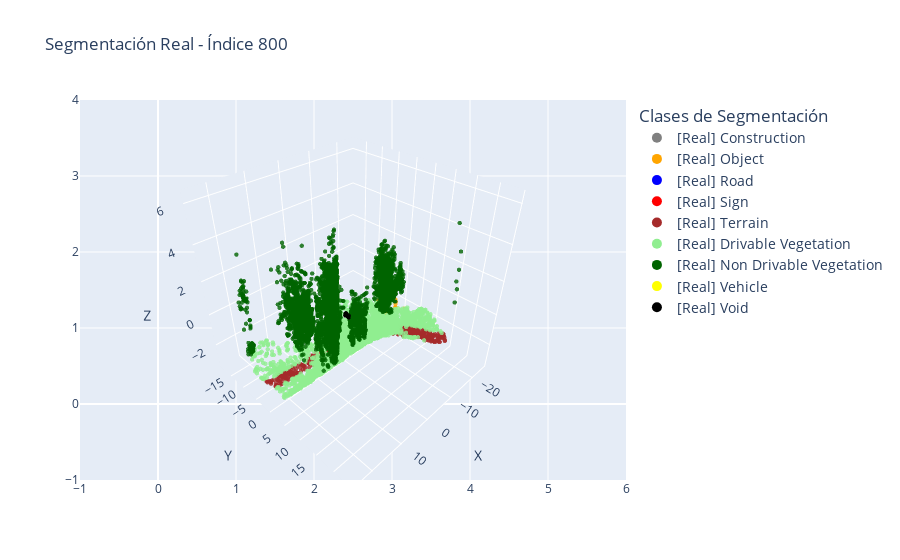
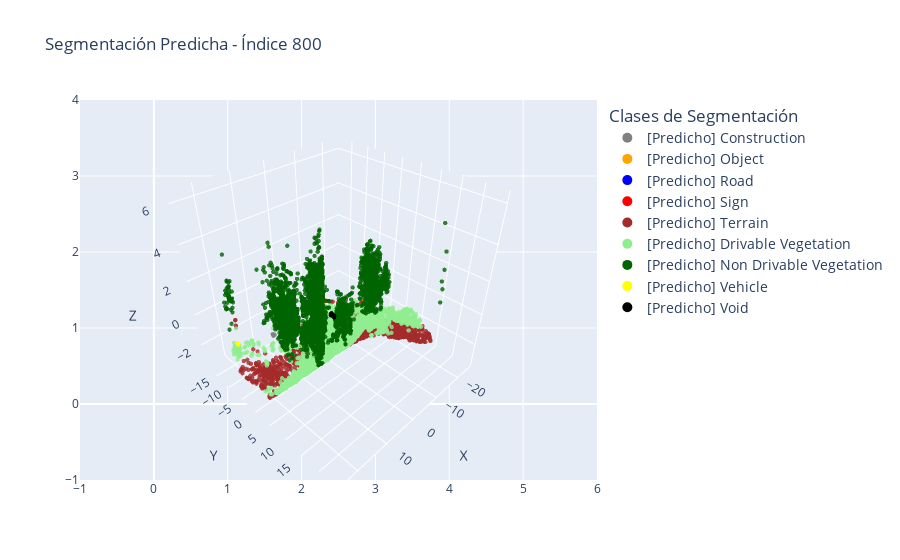

The cell these charts' notebook holds for them, in order:
### Code cell
visualizar_comparacion_segmentacion(all_points, all_labels, all_preds, indice=800)

### Figure 1 — Plotly figure (JSON) as saved in the notebook; plotly's stock layout.template omitted (floating-point values rounded to 4 significant figures; data arrays with more than 128 entries replaced by an {"elided": "..."} marker saying what was removed)
{"data": [{"marker": {"color": "orange", "opacity": 0.8, "size": 1.5}, "mode": "markers", "name": "[Real] Object", "showlegend": false, "type": "scatter3d", "x": [-16.45, -18.89, -15.21, -18.87, -16.8, -17.67, -15.19, -17.64, -16.74, -17.64, -17.68, -15.21, -18.84, -17.66, -17.61, -16.42], "y": [0.6321, 4.634, -1.221, 4.673, 0.704, 2.574, -1.201, 2.549, 0.6051, 2.589, 2.512, -1.202, 4.688, 2.576, 2.409, 0.5991], "z": [-1.978, -1.35, -1.147, -2.026, -1.85, -1.377, -1.204, -1.134, -1.098, -1.444, -1.549, -1.679, -2.062, -0.9979, -0.8569, -1.915]}, {"marker": {"color": "brown", "opacity": 0.8, "size": 1.5}, "mode": "markers", "name": "[Real] Terrain", "showlegend": false, "type": "scatter3d", "x": {"elided": "478 float values"}, "y": {"elided": "478 float values"}, "z": {"elided": "478 float values"}}, {"marker": {"color": "lightgreen", "opacity": 0.8, "size": 1.5}, "mode": "markers", "name": "[Real] Drivable Vegetation", "showlegend": false, "type": "scatter3d", "x": {"elided": "5856 float values"}, "y": {"elided": "5856 float values"}, "z": {"elided": "5856 float values"}}, {"marker": {"color": "darkgreen", "opacity": 0.8, "size": 1.5}, "mode": "markers", "name": "[Real] Non Drivable Vegetation", "showlegend": false, "type": "scatter3d", "x": {"elided": "10003 float values"}, "y": {"elided": "10003 float values"}, "z": {"elided": "10003 float values"}}, {"marker": {"color": "black", "opacity": 0.8, "size": 1.5}, "mode": "markers", "name": "[Real] Void", "showlegend": false, "type": "scatter3d", "x": [-1.204, -1.036, -1.169, -1.049, -1.196, -1.211, -1.122, -1.273, -1.127, -1.209, -1.121, -1.013, -1.11, -1.049, -1.249, -1.171, -1.148, -1.079, -1.318, -1.189, -1.185, -1.064, -1.173, -1.095, -1.235, -1.029, -1.165, -1.167, -1.112, -1.19, -1.161], "y": [-0.09241, -0.235, -0.172, -0.2872, -0.03904, 0.01669, -0.1693, -0.614, -0.4132, 0.1147, -0.1775, -0.2655, -0.5522, -0.186, -0.5855, 0.4689, 0.3096, -0.298, 0.3939, 0.1616, 0.007448, -0.2998, 0.4349, 0.5344, -0.6236, -0.2175, -0.2094, -0.4086, -0.3308, 0.1261, 0.2588], "z": [-0.5629, -0.4953, -0.5511, -0.5071, -0.5579, -0.5646, -0.5291, -0.5027, -0.5595, -0.5663, -0.5291, -0.4885, -0.5781, -0.497, -0.4907, -0.5883, -0.5545, -0.3982, -0.4893, -0.5595, -0.5528, -0.5156, -0.5832, -0.568, -0.492, -0.4902, -0.421, -0.5765, -0.541, -0.5579, -0.5545]}, {"marker": {"color": "gray", "size": 10}, "mode": "markers", "name": "[Real] Construction", "showlegend": true, "type": "scatter", "x": [null], "y": [null]}, {"marker": {"color": "orange", "size": 10}, "mode": "markers", "name": "[Real] Object", "showlegend": true, "type": "scatter", "x": [null], "y": [null]}, {"marker": {"color": "blue", "size": 10}, "mode": "markers", "name": "[Real] Road", "showlegend": true, "type": "scatter", "x": [null], "y": [null]}, {"marker": {"color": "red", "size": 10}, "mode": "markers", "name": "[Real] Sign", "showlegend": true, "type": "scatter", "x": [null], "y": [null]}, {"marker": {"color": "brown", "size": 10}, "mode": "markers", "name": "[Real] Terrain", "showlegend": true, "type": "scatter", "x": [null], "y": [null]}, {"marker": {"color": "lightgreen", "size": 10}, "mode": "markers", "name": "[Real] Drivable Vegetation", "showlegend": true, "type": "scatter", "x": [null], "y": [null]}, {"marker": {"color": "darkgreen", "size": 10}, "mode": "markers", "name": "[Real] Non Drivable Vegetation", "showlegend": true, "type": "scatter", "x": [null], "y": [null]}, {"marker": {"color": "yellow", "size": 10}, "mode": "markers", "name": "[Real] Vehicle", "showlegend": true, "type": "scatter", "x": [null], "y": [null]}, {"marker": {"color": "black", "size": 10}, "mode": "markers", "name": "[Real] Void", "showlegend": true, "type": "scatter", "x": [null], "y": [null]}], "layout": {"legend": {"font": {"size": 14}, "title": {"text": "Clases de Segmentación"}}, "scene": {"xaxis": {"title": {"text": "X"}}, "yaxis": {"title": {"text": "Y"}}, "zaxis": {"title": {"text": "Z"}}}, "title": {"text": "Segmentación Real - Índice 800"}}}

### Figure 2 — Plotly figure (JSON) as saved in the notebook; plotly's stock layout.template omitted (floating-point values rounded to 4 significant figures; data arrays with more than 128 entries replaced by an {"elided": "..."} marker saying what was removed)
{"data": [{"marker": {"color": "gray", "opacity": 0.8, "size": 1.5}, "mode": "markers", "name": "[Predicho] Construction", "showlegend": false, "type": "scatter3d", "x": [12.28, 12.13, 12.11, 12.15, 11.69], "y": [-7.698, -7.685, -7.658, -7.663, -7.686], "z": [-1.258, -1.385, -1.327, -1.358, -1.377]}, {"marker": {"color": "orange", "opacity": 0.8, "size": 1.5}, "mode": "markers", "name": "[Predicho] Object", "showlegend": false, "type": "scatter3d", "x": [-18.89, -15.21, -1.743, -18.94, -15.19, -1.835], "y": [4.634, -1.221, 5.033, 4.748, -1.201, 4.985], "z": [-1.35, -1.147, -0.8668, -1.96, -1.204, -0.7135]}, {"marker": {"color": "brown", "opacity": 0.8, "size": 1.5}, "mode": "markers", "name": "[Predicho] Terrain", "showlegend": false, "type": "scatter3d", "x": {"elided": "1567 float values"}, "y": {"elided": "1567 float values"}, "z": {"elided": "1567 float values"}}, {"marker": {"color": "lightgreen", "opacity": 0.8, "size": 1.5}, "mode": "markers", "name": "[Predicho] Drivable Vegetation", "showlegend": false, "type": "scatter3d", "x": {"elided": "4876 float values"}, "y": {"elided": "4876 float values"}, "z": {"elided": "4876 float values"}}, {"marker": {"color": "darkgreen", "opacity": 0.8, "size": 1.5}, "mode": "markers", "name": "[Predicho] Non Drivable Vegetation", "showlegend": false, "type": "scatter3d", "x": {"elided": "9894 float values"}, "y": {"elided": "9894 float values"}, "z": {"elided": "9894 float values"}}, {"marker": {"color": "yellow", "opacity": 0.8, "size": 1.5}, "mode": "markers", "name": "[Predicho] Vehicle", "showlegend": false, "type": "scatter3d", "x": [18.69, 18.75, 18.58, 18.74, 18.65], "y": [-14.07, -14.29, -14.49, -14.39, -14.11], "z": [-2.121, -2.092, -2.091, -2.097, -2.075]}, {"marker": {"color": "black", "opacity": 0.8, "size": 1.5}, "mode": "markers", "name": "[Predicho] Void", "showlegend": false, "type": "scatter3d", "x": [-1.204, -1.036, -1.169, -1.049, -1.196, -1.211, -1.122, -1.273, -1.127, -1.209, -1.121, -1.013, -1.11, -1.049, -1.249, -1.171, -1.148, -1.079, -1.318, -1.189, -1.185, -1.064, -1.173, -1.095, -1.235, -1.029, -1.165, -1.167, -1.112, -1.19, -1.161], "y": [-0.09241, -0.235, -0.172, -0.2872, -0.03904, 0.01669, -0.1693, -0.614, -0.4132, 0.1147, -0.1775, -0.2655, -0.5522, -0.186, -0.5855, 0.4689, 0.3096, -0.298, 0.3939, 0.1616, 0.007448, -0.2998, 0.4349, 0.5344, -0.6236, -0.2175, -0.2094, -0.4086, -0.3308, 0.1261, 0.2588], "z": [-0.5629, -0.4953, -0.5511, -0.5071, -0.5579, -0.5646, -0.5291, -0.5027, -0.5595, -0.5663, -0.5291, -0.4885, -0.5781, -0.497, -0.4907, -0.5883, -0.5545, -0.3982, -0.4893, -0.5595, -0.5528, -0.5156, -0.5832, -0.568, -0.492, -0.4902, -0.421, -0.5765, -0.541, -0.5579, -0.5545]}, {"marker": {"color": "gray", "size": 10}, "mode": "markers", "name": "[Predicho] Construction", "showlegend": true, "type": "scatter", "x": [null], "y": [null]}, {"marker": {"color": "orange", "size": 10}, "mode": "markers", "name": "[Predicho] Object", "showlegend": true, "type": "scatter", "x": [null], "y": [null]}, {"marker": {"color": "blue", "size": 10}, "mode": "markers", "name": "[Predicho] Road", "showlegend": true, "type": "scatter", "x": [null], "y": [null]}, {"marker": {"color": "red", "size": 10}, "mode": "markers", "name": "[Predicho] Sign", "showlegend": true, "type": "scatter", "x": [null], "y": [null]}, {"marker": {"color": "brown", "size": 10}, "mode": "markers", "name": "[Predicho] Terrain", "showlegend": true, "type": "scatter", "x": [null], "y": [null]}, {"marker": {"color": "lightgreen", "size": 10}, "mode": "markers", "name": "[Predicho] Drivable Vegetation", "showlegend": true, "type": "scatter", "x": [null], "y": [null]}, {"marker": {"color": "darkgreen", "size": 10}, "mode": "markers", "name": "[Predicho] Non Drivable Vegetation", "showlegend": true, "type": "scatter", "x": [null], "y": [null]}, {"marker": {"color": "yellow", "size": 10}, "mode": "markers", "name": "[Predicho] Vehicle", "showlegend": true, "type": "scatter", "x": [null], "y": [null]}, {"marker": {"color": "black", "size": 10}, "mode": "markers", "name": "[Predicho] Void", "showlegend": true, "type": "scatter", "x": [null], "y": [null]}], "layout": {"legend": {"font": {"size": 14}, "title": {"text": "Clases de Segmentación"}}, "scene": {"xaxis": {"title": {"text": "X"}}, "yaxis": {"title": {"text": "Y"}}, "zaxis": {"title": {"text": "Z"}}}, "title": {"text": "Segmentación Predicha - Índice 800"}}}
